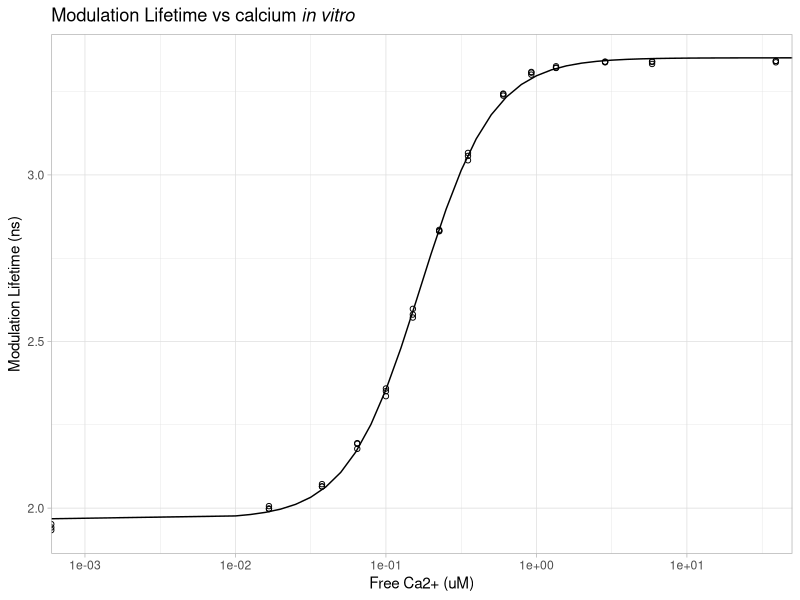
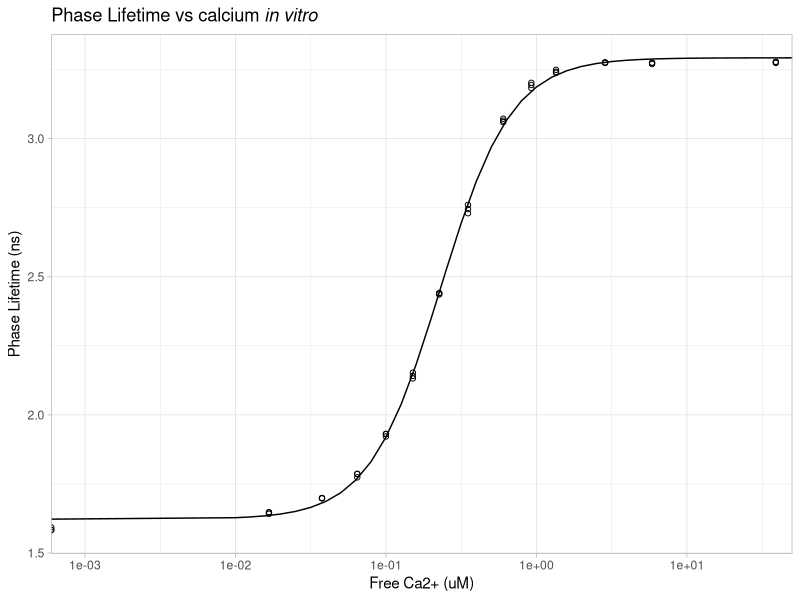
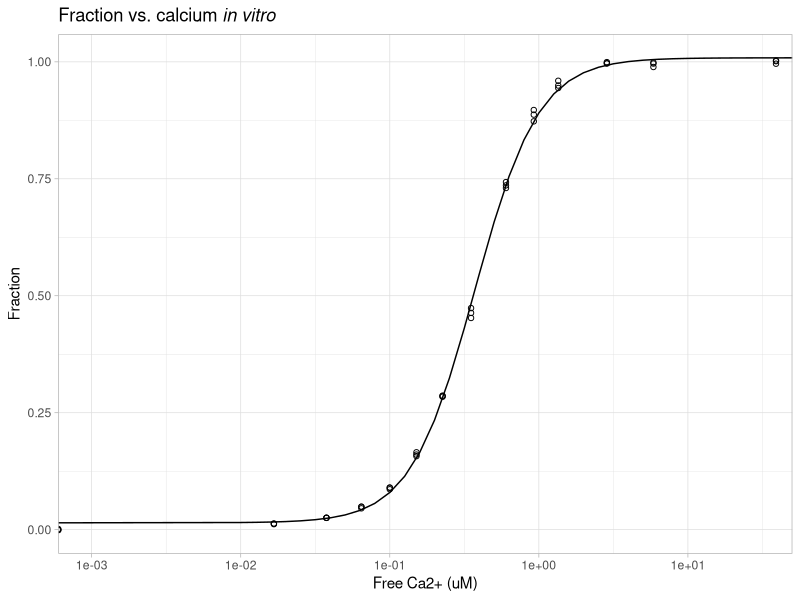
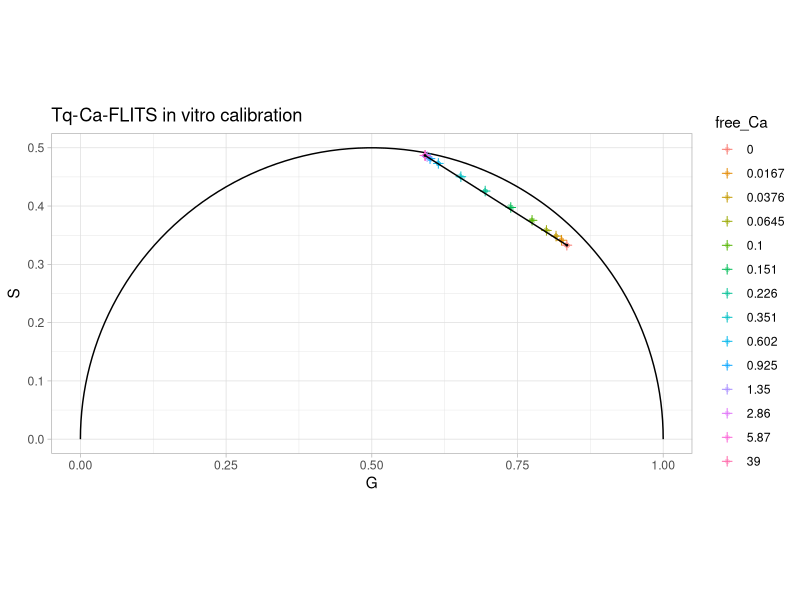
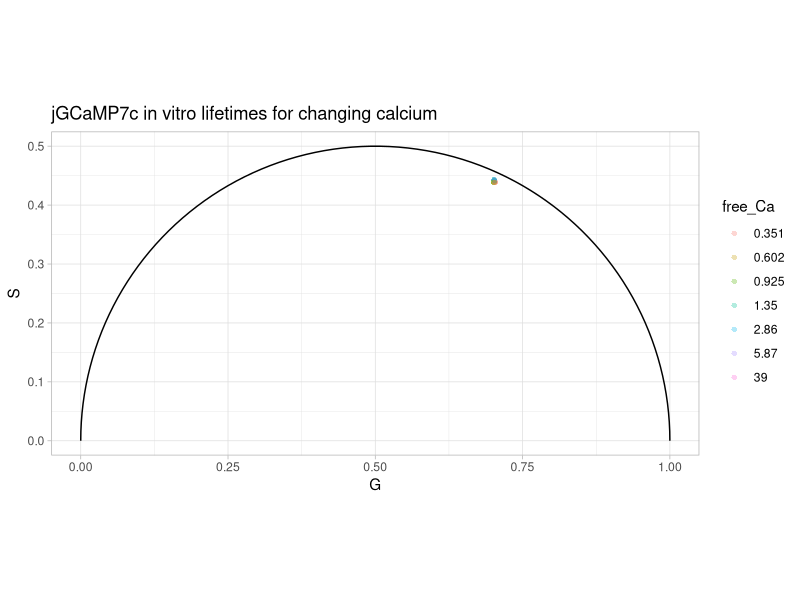

The R script that drew these images, in order:
## This script was used to determine the in vitro Kd for Tq-Ca-FLITS from lifetime data
# also the lifetime data of jGCaMP7c is visualized

## Part 1:contains
# calculation of the G and S coordinates of both sensors from the lifetime
# determines the fraction of Tq-Ca-FLITS in the calcium bound state for each concentration
# fitting of model to Tq-Ca-FLITS lifetimes and fraction to determine Kd

## Part 2: contains
# plotting the models with the measured data of Tq=Ca-FLITS
# plotting the measured data of both sensors on a polar plot

#for summarizing of data
require(dplyr)
#for plotting
require(ggplot2)

setwd("/Users/Franka/surfdrive/mTQ2 paper/to_Github")
FLITS <- read.csv("Kd_vitro_lifetime_Tq-Ca-FLITS.csv")
jGCaMP7c <- read.csv("Kd_vitro_lifetime_jGCaMP7c.csv")

###### PART 1: Calculate into G and S coordinates and fit Kd to Tq-Ca-FLITS data######
#####calculate lifetimes to Phi, M, G and S####
addPolarCoordinates <- function(data, MHz = 40) {
  tphi <- data$tauPhi
  tmod <- data$tauM
  omega = 2*pi*MHz/1000
  Phi = atan(omega*tphi)
  M=sqrt(1/ (1 + (omega*tmod)^2 ) )
  G = M * cos(Phi)
  S = M * sin(Phi)
  new <- data.frame(Phi=Phi, M=M, G=G, S=S)
  data <- cbind(data, new)
}

FLITS <- addPolarCoordinates(FLITS)
jGCaMP7c <- addPolarCoordinates(jGCaMP7c)

##summarize the data
sum_FLITS <- FLITS %>%
  group_by(free_Ca) %>%
  summarize(n=n(),
            mean_tauPhi=mean(tauPhi),
            mean_tauM=mean(tauM),
            mean_G=mean(G),
            mean_S=mean(S))

sum_jGCaMP7c <- jGCaMP7c %>%
  group_by(free_Ca) %>%
  summarize(n=n(),
            mean_tauPhi=mean(tauPhi),
            mean_tauM=mean(tauM),
            mean_G=mean(G),
            mean_S=mean(S))

#### Fit the tphi and tmod, to find the calcium dependency of the lifetime
#define a modeling function
fit_variable_to_L <- function(data, colL, colVariable, Ka.init, n.init) {
  L <- as.matrix(data[colL])
  Fb <- as.matrix(data[colVariable])
  max.init <- max(Fb)
  min.init <- min(Fb)
  #start values for fitting sensor, free min and max lifetime
  startvalues <- c(Ka=Ka.init, n=n.init, max=max.init, min=min.init)
  nls(Fb ~ ((max-min)/((Ka/L)^n +1) + min), start=startvalues,
      model=TRUE, trace=FALSE, algorithm = "port")
}

#make a smooth fit. import coef(model) as parameters
make_smooth_fit <- function(parameters){
  conc_range <- c(0, 10^seq(-2,1.7,0.1))
  fit <- data.frame(free_Ca = conc_range)
  Ka <- as.numeric(parameters["Ka"])
  n <- as.numeric(parameters["n"])
  max <- as.numeric(parameters["max"])
  min <- as.numeric(parameters["min"])
  fit$pred <- ((max-min) / ((Ka/fit$free_Ca)^n + 1)+min)
  return(fit)
}

# do the modelling, find variables and make a smooth fit dataframe
model_tauPhi <- fit_variable_to_L(FLITS, "free_Ca", "tauPhi", 0.23, 1.8)
para_tauPhi <- coef(model_tauPhi)
ci_tauPhi <- confint(model_tauPhi)
fit_tauPhi <- make_smooth_fit(para_tauPhi)

model_tauM <- fit_variable_to_L(FLITS, "free_Ca", "tauM", 0.23, 1.8)
para_tauM <- coef(model_tauM)
ci_tauM <- confint(model_tauM)
fit_tauM <- make_smooth_fit(para_tauM)

##Use the top and bottom tauPhi and tauM from measurements to calculate the fraction, via Polar coordinates.
#separate the extreme states (fully bound or unbound)
extremes <- filter(sum_FLITS, free_Ca==0 | free_Ca==39)

## calculate dS and dG, using the mean_G and mean_S from the low state
FLITS$dG <- FLITS$G - extremes[1,]$mean_G
FLITS$dS <- FLITS$S - extremes[1,]$mean_S
extremes$dG <- extremes$mean_G - extremes[1,]$mean_G
extremes$dS <- extremes$mean_S - extremes[1,]$mean_S

##calculate inproduct (projection on the line between low and high state).
FLITS$IN <- FLITS$dG * extremes[2,]$dG + FLITS$dS * extremes[2,]$dS
extremes$IN <- extremes$dG * extremes[2,]$dG + extremes$dS * extremes[2,]$dS

## calculate a line fraction (inproduct divided by total length of line {= dG max state ^ 2 + dS max state ^ 2} = IN max state)
FLITS$lfraction <- FLITS$IN/extremes[2,]$IN
extremes$lfraction <- extremes$IN/extremes[2,]$IN

##convert to true fraction
Ratio <- 3.51 ##from pKa fitting, pH7.
FLITS$Fraction <- FLITS$lfraction/(Ratio*(1-FLITS$lfraction)+FLITS$lfraction)
extremes$Fraction <- extremes$lfraction/(Ratio*(1-extremes$lfraction)+extremes$lfraction)

# add dG, dS, IN, lfraction to summary (sum_FLITS)
extra <- FLITS %>%
  group_by(free_Ca) %>%
  summarize(n=n(),
            mean_dG=mean(dG),
            mean_dS=mean(dS),
            mean_IN=mean(IN),
            mean_lfraction=mean(lfraction),
            mean_Fraction=mean(Fraction))
sum_FLITS <- merge(sum_FLITS, extra)
rm(extra)


#Fitting to line fraction
model_lfraction <- fit_variable_to_L(FLITS, "free_Ca", "lfraction", 0.3, 1)
para_lfr <- coef(model_lfraction)
ci_lfr <- confint(model_lfraction)
fit_lfraction <- make_smooth_fit(para_lfr)

#Fitting to real Fraction
model_Fraction <- fit_variable_to_L(FLITS, "free_Ca", "Fraction", 0.3, 1)
para_Fr <- coef(model_Fraction)
ci_Fr <- confint(model_Fraction)
fit_Fraction <- make_smooth_fit(para_Fr)

#collect all parameters
parameters <- list(Fraction_fit = para_Fr, ci=ci_Fr,
               lfraction_fit = para_lfr, ci_lfraction = ci_lfr,
               tphi_fit = para_tauPhi, ci_tphi = ci_tauPhi,
               tmod_fit = para_tauM, ci_tmod = ci_tauM)



###### PART 2: plotting of the models with the measurement data.
## show plot with the fitted models and the measurements
#model of modulation lifetime
ggplot(FLITS, aes(x=free_Ca, y=tauM)) + geom_point(shape=1) + 
  geom_path(data=fit_tauM, aes(x=free_Ca, y=pred)) + scale_x_log10() +
  ggtitle(expression(paste("Modulation Lifetime vs calcium ", italic("in vitro")))) +
  xlab("Free Ca2+ (uM)") + ylab("Modulation Lifetime (ns)") +
  coord_cartesian(xlim=c(0.001,30))+
  theme_light()

#model of phase lifetime
ggplot(FLITS, aes(x=free_Ca, y=tauPhi)) + geom_point(shape=1) + 
  geom_path(data=fit_tauPhi, aes(x=free_Ca, y=pred)) + scale_x_log10() +
  ggtitle(expression(paste("Phase Lifetime vs calcium ", italic("in vitro")))) +
  xlab("Free Ca2+ (uM)") + ylab("Phase Lifetime (ns)") +
  coord_cartesian(xlim=c(0.001,30))+
  theme_light()

#model of the fraction in the calcium bound state
ggplot(FLITS, aes(x=free_Ca, y=Fraction)) + geom_point(shape=1) + 
  geom_path(data=fit_Fraction, aes(x=free_Ca, y=pred)) + scale_x_log10() +
  ggtitle(expression(paste("Fraction vs. calcium ", italic("in vitro")))) + 
  xlab("Free Ca2+ (uM)") + ylab("Fraction") +
  coord_cartesian(xlim=c(0.001,30))+
  theme_light()


### plot the lifetime measurements in a polar plot
#define a function for a circle
make_half_circle <- function(center = c(0,0),diameter = 1, npoints = 100){
  r = diameter / 2
  tt <- seq(0,pi,length.out = npoints)
  xx <- center[1] + r * cos(tt)
  yy <- center[2] + r * sin(tt)
  return(data.frame(x = xx, y = yy))
}
#call the function, with proper centre
polar <- make_half_circle(c(0.5,0))
#add 0,0 to the dataframe, order the data according to x
polar <- rbind(polar,c(0,0))
#plot an empty polar plot
empty_polar <- ggplot(polar,aes(x,y)) + geom_path() + 
  coord_fixed(ratio=1, xlim=c(0,1), ylim=c(0,0.5)) + xlab("G") +ylab("S") + theme_light()

#set calciumconcentration to factor for plotting
FLITS$free_Ca <- as.factor(FLITS$free_Ca)
sum_FLITS$free_Ca <- as.factor(sum_FLITS$free_Ca)
jGCaMP7c$free_Ca <- as.factor(jGCaMP7c$free_Ca)
sum_jGCaMP7c$free_Ca <- as.factor(sum_jGCaMP7c$free_Ca)

#plot triplo and mean for of Tq-Ca-FLITS
empty_polar + geom_point(data=FLITS, aes(x=G, y= S, color=free_Ca), alpha=.3, shape=16, size=1.5) +
  geom_point(data=sum_FLITS, aes(x=mean_G, y= mean_S, color=free_Ca), shape=3, size=2) +
  geom_line(data=extremes, aes(x=mean_G, y= mean_S), color="black") +
  geom_point(data=extremes, aes(x=mean_G, y= mean_S), color="black", size=0.3) +
  ggtitle("Tq-Ca-FLITS in vitro calibration")

#plot triplo and mean of jGCaMP-data
empty_polar + 
  geom_point(data=jGCaMP7c, aes(x=G, y= S, color=free_Ca), alpha=.3, shape=16, size=1.5) +
  #geom_point(data=sum_jGCaMP7c, aes(x=mean_G, y= mean_S, color=free_Ca), shape=3, size=2) +
  ggtitle("jGCaMP7c in vitro lifetimes for changing calcium")
